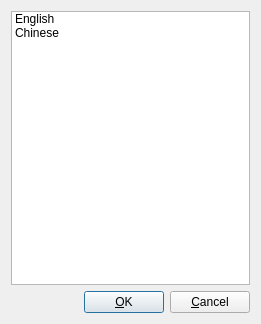
<ui version="4.0" >
 <class>CSelectLanguageDialogClass</class>
 <widget class="QDialog" name="CSelectLanguageDialogClass" >
  <property name="geometry" >
   <rect>
    <x>0</x>
    <y>0</y>
    <width>261</width>
    <height>324</height>
   </rect>
  </property>
  <property name="windowTitle" >
   <string>Select Language</string>
  </property>
  <layout class="QVBoxLayout" name="verticalLayout_2" >
   <item>
    <layout class="QVBoxLayout" name="verticalLayout" >
     <item>
      <widget class="QListWidget" name="listWidget" >
       <item>
        <property name="text" >
         <string>English</string>
        </property>
       </item>
       <item>
        <property name="text" >
         <string>Chinese</string>
        </property>
       </item>
      </widget>
     </item>
     <item>
      <layout class="QHBoxLayout" name="horizontalLayout" >
       <item>
        <spacer name="horizontalSpacer" >
         <property name="orientation" >
          <enum>Qt::Horizontal</enum>
         </property>
         <property name="sizeHint" stdset="0" >
          <size>
           <width>40</width>
           <height>20</height>
          </size>
         </property>
        </spacer>
       </item>
       <item>
        <widget class="QPushButton" name="OKButton" >
         <property name="text" >
          <string>&amp;OK</string>
         </property>
        </widget>
       </item>
       <item>
        <widget class="QPushButton" name="CancelButton" >
         <property name="text" >
          <string>&amp;Cancel</string>
         </property>
        </widget>
       </item>
      </layout>
     </item>
    </layout>
   </item>
  </layout>
 </widget>
 <layoutdefault spacing="6" margin="11" />
 <resources/>
 <connections/>
</ui>
